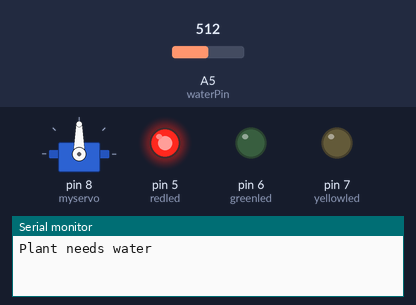
Recording of a sketch running on a simulated Arduino Uno, built with avr-gcc and run on an emulated ATmega328P. On the bench: servo, output pins drawn as LEDs (lit = HIGH), the last lines printed to the serial monitor. The test bench sets the inputs (shaded band); at power-on: A5 (waterPin) = 512.

Above: at 0.1 s.
At 9.1 s:
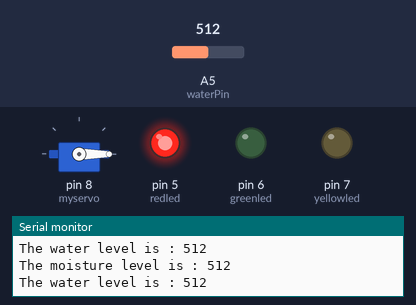
Timing chart, 0 to 10.6 s (numbered marks = the images above):
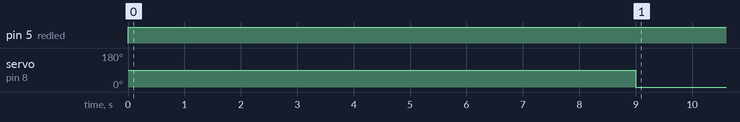

The sketch:

irrigation_sys.ino
```cpp
#include <Servo.h>

int levelValue = 0;  // holds the water level sensor value
int waterPin = A5; // water level sensor pin used
int msvalue = 0; // holds the moisture sensor value
int msensor = A5; // moisture sensor pin used
int redled = 5;
int greenled = 6;
int yellowled = 7;
int empty = 9;
boolean flag = false;
Servo myservo;
void setup() {
  // put your setup code here, to run once:
  Serial.begin(9600);
  pinMode(redled, OUTPUT);
  pinMode(greenled, OUTPUT);
  pinMode(yellowled, OUTPUT);
  pinMode(msensor, INPUT);
  myservo.attach(8);
}

void loop() {
  levelValue = analogRead(waterPin);
  msvalue = analogRead(msensor);

  //need of water and water tank full

  if ((msvalue >= 500) && ( flag == false ) && (levelValue > 300))
  {
      Serial.println("Plant needs water");
      digitalWrite(redled, HIGH);
      digitalWrite(greenled, LOW);
      digitalWrite(yellowled, LOW);
      myservo.write(90);
      flag = true;
      delay(1000);
    }

    //no need of water and water tank full

    else if ((msvalue <= 300) && ( flag == true )&& (levelValue>300))
    {
        Serial.println("Plant does not need water");
        digitalWrite(redled, LOW);
        digitalWrite(greenled, HIGH);
        digitalWrite(yellowled, LOW);
        myservo.write(0);
        flag = false;
        delay(1000);
        }

      //need of water and water tank empty

      else if ((msvalue >= 500) && ( flag == false ) && (levelValue<100))
      {
        Serial.println("Plant does not need water");
        digitalWrite(redled, HIGH);
        digitalWrite(greenled, LOW);
        digitalWrite(yellowled, LOW);
        myservo.write(0);
        flag = false;
        delay(1000);
        }
      //no need of water and water tank empty
      else{
          digitalWrite(empty, HIGH);
         myservo.write(0);
        }
   Serial.print("The water level is : ");
   Serial.println(levelValue);
   delay(4000);
   Serial.print("The moisture level is : ");
   Serial.println(msvalue);
   delay(4000);
}
```

Measured:
- by itself, pin 5 (redled): LOW → HIGH at 0.00 s
- by itself, servo on pin 8 (myservo): 90° → 0° at 9.0 s
